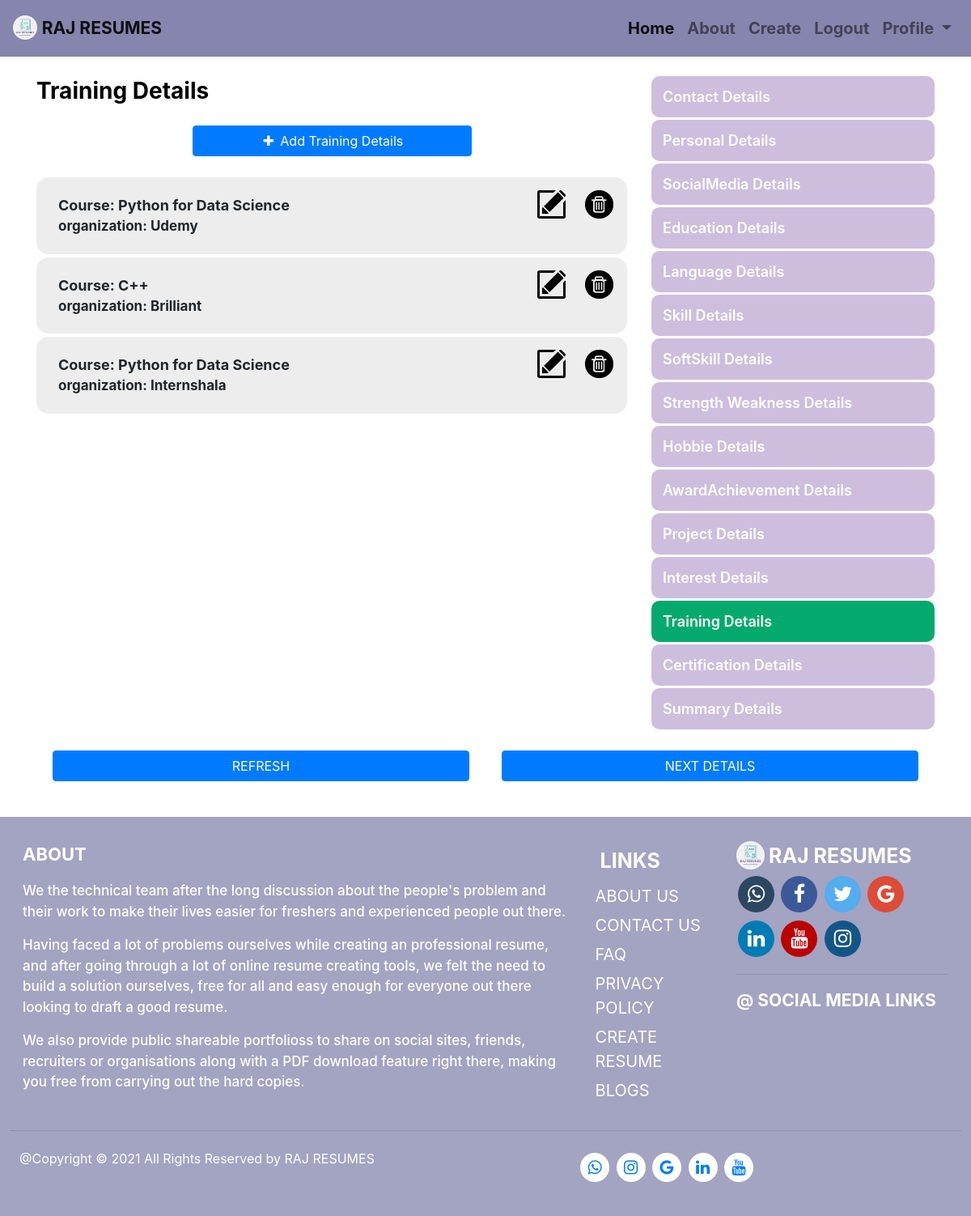
/MyResume/NoExperience/TrainingDetails/AddTrainingDetails/ (signed in), run on the app's committed database.
### resumes/models.py (models this page shows, shortened)
class TrainingDetails(models.Model):
    TRAINING_CHOICES=(('ONLINE','ONLINE'),('OFFLINE',"OFFLINE"))
    user = models.ForeignKey(User, on_delete=models.CASCADE)
    Training_Type=models.CharField(max_length=100,choices=TRAINING_CHOICES,help_text='Enter Training Type')
    Training_Country=models.CharField(max_length=300,help_text='Enter your Training Country',blank=True)
    Training_State=models.CharField(max_length=200,help_text='Enter Training State',blank=True)
    Training_City=models.CharField(max_length=100,help_text='Enter your Training City',blank=True)
    Training_ZipCode=models.CharField(max_length=6,help_text='Enter Training Place ZipCode')
    Training_Org_Name=models.CharField(max_length=500,help_text='Enter Training organization Name')
    Training_Course_Name=models.CharField(max_length=200,help_text='Enter Training Course')
    Training_startDate=models.DateField(help_text='Training Start Date')
    Training_EndDate=models.DateField(help_text='Training End Date')
    Training_Description=models.TextField(help_text='Enter Training Description')

### resumes/views.py (the view, shortened to what this page needs)
# urls.py: path('NoExperience/TrainingDetails/AddTrainingDetails/',views.NoExpAddTrainingDetailView,name='AddNoExpTrainingDetails'),
@login_required(login_url='MyResume/login')
def NoExpAddTrainingDetailView(request):
    TrainDetail=TrainingDetails.objects.filter(user=request.user).all()
    form=TrainingDetailForm()
    return render(request, 'resumes/AddNoExpDetails/AddTrainingDetails.html',{'TrainDetail':TrainDetail,'form':form})

### resumes/templates/resumes/AddNoExpDetails/AddTrainingDetails.html (shortened to what this page needs)
{% load static %}{%load crispy_forms_tags %}
<html>
<head>
    <link rel="stylesheet" href="https://cdn.jsdelivr.net/npm/bootstrap@4.6.0/dist/css/bootstrap.min.css">
    <link rel="stylesheet" href="https://cdnjs.cloudflare.com/ajax/libs/font-awesome/4.7.0/css/font-awesome.min.css">
    <link rel="stylesheet" href="{% static 'AllStyles/ListStyling.css' %}">
    <link rel='stylesheet' href="{% static 'AllStyles/Modal-Styling.css' %}">
    <link rel='stylesheet' href="{% static 'AllStyles/BtnGroup.css' %}">
</head>
<body>
    {% include 'resumes/AllTemplates/Navbar.html' %}
    <div class="Content-sty">
        <div class="container">
            <div class='row'>
                <div id='Obj-Detail' class='col-lg-8 col-md-7'>
                    <div class='display-container'>
                        <div class='Model-Form-Detail'>
                            <div class='Modal-Heading'>Training Details</div>
                            <div class='Add-Modal-Details'>
                                <button onclick="document.getElementById('PopUp-Form').style.display='block'" class="btn btn-primary AddBtn-Sty"><i class='fa fa-plus'></i> Add Training Details</button>
                            </div>
                            <div class='Obj-Modal-Content'>
                                {% for tdet in TrainDetail %}
                                <div class='Obj-Content'>
                                    <div class='row'>
                                        <div class='col-lg-10 col-md-8 col-sm-8 col-8'>
                                            <div class='Obj-content-sty'>
                                                <div class='ldet'>Course: {{tdet.Training_Course_Name}}</div>
                                                <div class='sub-ldet'>organization: {{tdet.Training_Org_Name}}</div>
                                            </div>
                                        </div>
                                        <div class='col-lg-1 col-md-2 col-sm-2 col-2'>
                                            <a href="{% url 'resumes:Edit-NoExpTrainingDetails' tdet.id %}"><img class='Icon-Sty' src="\media\Icons\Edit-Icon.png"></a>
                                        </div>
                                        <div class='col-lg-1 col-md-2 col-sm-2 col-2'>
                                            <a href="{% url 'resumes:NoExpDeleteTrainingDetails' tdet.id %}"><img class='Icon-Sty' src="\media\Icons\Delete-Icon.png"></a>
                                        </div>
                                    </div>
                                </div>
                                {% endfor %}
                            </div>
                        </div>
                    </div>
                </div>
                <div id='Link-List-Menu' class='col-lg-4 col-md-5 col-sm-12'>
                    <div class='row-sty'>
                        <div class='Link-Menu'>
                            <div class="Vertical-Menu">
                                <a href="{% url 'resumes:NoExp-ContactDetails' %}" class='a-sty'>Contact Details</a>
                                <a href="{% url 'resumes:NoExp-PersonalDetails' %}" class='a-sty'>Personal Details</a>
                                <a href="{% url 'resumes:NoExp-SocialMediaDetails' %}" class='a-sty'>SocialMedia Details</a>
                                <a href="{% url 'resumes:NoExp-EducationDetails' %}" class='a-sty'>Education Details</a>
                                <a href="{% url 'resumes:NoExp-LanguageDetails' %}" class='a-sty'>Language Details</a>
                                <a href="{% url 'resumes:NoExp-SkillDetails' %}" class='a-sty'>Skill Details</a>
                                <a href="{% url 'resumes:NoExp-SoftSkillDetails' %}" class='a-sty'>SoftSkill Details</a>
                                <a href="{% url 'resumes:NoExp-StrengthWeakness' %}" class='a-sty'>Strength Weakness Details</a>
                                <a href="{% url 'resumes:NoExp-HobbieDetails' %}" class='a-sty'>Hobbie Details</a>
                                <a href="{% url 'resumes:NoExp-ActivityAchievements' %}" class='a-sty'>AwardAchievement Details</a>
                                <a href="{% url 'resumes:NoExp-ProjectDetails' %}" class='a-sty'>Project Details</a>
                                <a href="{% url 'resumes:NoExp-InterestDetails' %}" class='a-sty'>Interest Details</a>
                                <a href="{% url 'resumes:NoExp-TrainingDetails' %}" class='active a-sty'>Training Details</a>
                                <a href="{% url 'resumes:NoExp-CertificationDetails' %}" class='a-sty'>Certification Details</a>
                                <a href="{% url 'resumes:NoExp-SummaryDetails' %}" class='a-sty'>Summary Details</a>
                            </div>
                        </div>
                    </div>
                </div>
            </div>
            <div class='Btn-Position'>
                <div class='Btn-Left'><a href="{% url 'resumes:AddNoExpTrainingDetails' %}"><button class='btn btn-primary btn-sty btn-l'>REFRESH</button></a></div>
                <div class='Btn-Right'><a href="{% url 'resumes:NoExp-CertificationDetails' %}"><button class='btn btn-primary btn-sty btn-r'>NEXT DETAILS</button></a></div>
            </div>
        </div>
    </div>
    {% include 'resumes/AllTemplates/Footer.html' %}
</body>
</html>

### resumes/static/AllStyles/ListStyling.css (style rules this page uses)
.Vertical-Menu { width: 100%; }
.Vertical-Menu a { width: 100%; display: block; padding: 12px 14px; font-size: 18px; border-radius: 10px; font-weight: 600; background-color: #cdbede; margin: 3px 0px; text-decoration: none; color: white; }
.Vertical-Menu a.active { background-color: #04AA6D; }
.btn-sty { width: 100%; margin: 2px 0px; }
.AddBtn-Sty { font-size: 18px; }
.btn-sty { min-width: 50%; margin: 3px 0px; }

### resumes/static/AllStyles/Modal-Styling.css (style rules this page uses)
.AddBtn-Sty { min-width: 50%; font-size: 18px; }
.fa { font-size: 32px; }
.fa { width: 20px; }
.Modal-Heading { color: black; font-size: 28px; font-weight: 700; }
.ldet { font-size: 18px; font-weight: 700; }
.sub-ldet { font-size: 17px; font-weight: 650; }
.Icon-sty { width: 35px; }
.Obj-Content { padding: 16px 22px; margin: 4px 0px; background-color: #ededed; border-radius: 15px; }
.Obj-content-sty { padding: 5px; }
.Add-Modal-Details { padding: 22px 20px; display: flex; justify-content: center; align-items: center; }

### resumes/static/AllStyles/BtnGroup.css (style rules this page uses)
.content-sty { margin: 15px 0px; }
.btn-sty { min-width: 50%; }
.btn-left { float: left; padding: 20px; min-width: 50%; }
.btn-right { float: right; padding: 20px; min-width: 50%; }

### resumes/templates/resumes/AddNoExpDetails/AddTrainingDetails.html (style rules this page uses)
* { box-sizing: border-box; }

### resumes/templates/resumes/AllTemplates/Footer.html (style rules this page uses)
* { box-sizing: border-box; }
.Footer-Content, .Content-Sty { display: flex; flex-wrap: wrap; }
.Content-Sty { padding: 6px 12px; }

### data on the page
TrainingDetails: Training_Course_Name "Python for Data Science", Training_Org_Name "Udemy"
TrainingDetails: Training_Course_Name "C++", Training_Org_Name "Brilliant"
TrainingDetails: Training_Course_Name "Python for Data Science", Training_Org_Name "Internshala"
